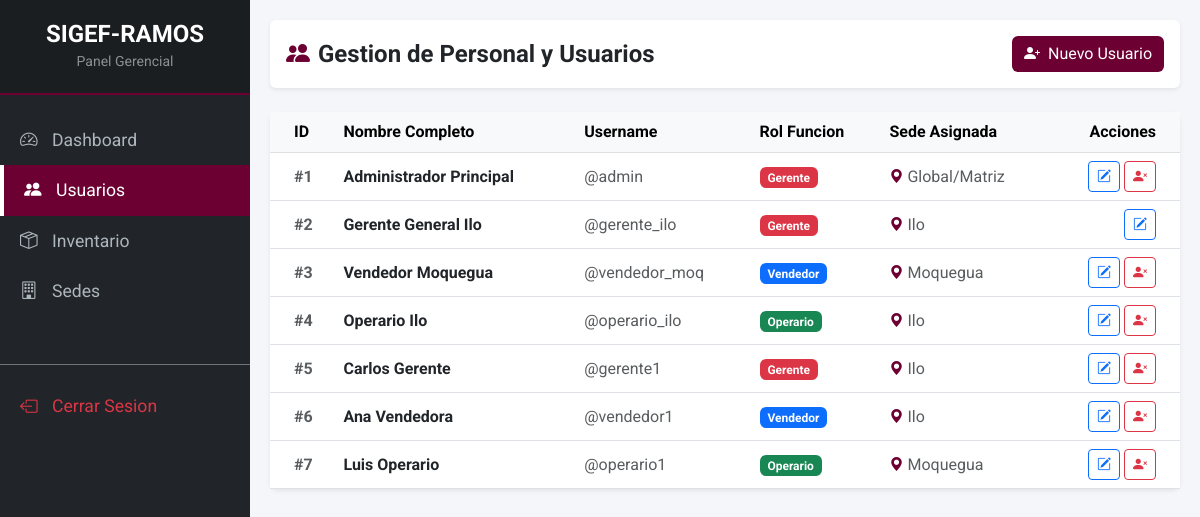
Page /index.php?controller=usuario (signed in) on the committed database.
### tables this page shows
CREATE TABLE `usuarios` (
  `id` int(11) NOT NULL,
  `nombre` varchar(100) NOT NULL,
  `username` varchar(50) NOT NULL,
  `password` varchar(255) NOT NULL,
  `rol` enum('Gerente','Vendedor','Operario') NOT NULL,
  `sede_id` int(11) DEFAULT NULL,
  `created_at` timestamp NOT NULL DEFAULT current_timestamp()
);

CREATE TABLE `sedes` (
  `id` int(11) NOT NULL,
  `nombre` varchar(100) NOT NULL,
  `direccion` varchar(255) DEFAULT NULL,
  `telefono` varchar(20) DEFAULT NULL,
  `created_at` timestamp NOT NULL DEFAULT current_timestamp()
);

### controllers/UsuarioController.php (called while the page is built, shortened)
<?php
require_once __DIR__ . '/../models/Usuario.php';
class UsuarioController
{
    private $model;
    public function __construct()
    {
        $this->model = new Usuario();
    }
    public function index()
    {
        $usuarios = $this->model->getAll();
        require_once __DIR__ . '/../views/gerente/usuarios.php';
    }
}
?>

### models/Usuario.php (called while the page is built, shortened)
<?php
require_once __DIR__ . '/../config/conexion.php';
class Usuario
{
    private $conn;
    public function __construct()
    {
        $database = new Conexion();
        $this->conn = $database->getConexion();
    }
    public function getAll($sede_id = null)
    {
        $query = "SELECT u.id, u.nombre, u.username, u.rol, u.sede_id, s.nombre as sede_nombre
                  FROM usuarios u
                  LEFT JOIN sedes s ON u.sede_id = s.id ";
        $query .= " ORDER BY u.id ASC";
        $stmt = $this->conn->prepare($query);
        $stmt->execute();
        return $stmt->fetchAll(PDO::FETCH_ASSOC);
    }
}
?>

### config/conexion.php (called while the page is built, shortened)
<?php
class Conexion
{
    private $host = "localhost";
    private $db_name = "sigef_ramos";
    private $username = "root";
    private $password = "";
    public function getConexion()
    {
        $this->conn = null;
        try {
            $this->conn = new PDO("mysql:host=" . $this->host . ";dbname=" . $this->db_name . ";charset=utf8mb4", $this->username, $this->password);
            $this->conn->setAttribute(PDO::ATTR_ERRMODE, PDO::ERRMODE_EXCEPTION);
            $this->conn->exec("SET NAMES utf8mb4");
        }
        catch (PDOException $exception) {
            echo "Error de conexion: " . $exception->getMessage();
        }
        return $this->conn;
    }
}
?>

### views/gerente/usuarios.php (the view, shortened to what this page needs)
<!DOCTYPE html>
<html lang="es">
<head>
    <link href="https://cdn.jsdelivr.net/npm/bootstrap@5.3.0/dist/css/bootstrap.min.css" rel="stylesheet">
    <link href="https://cdn.jsdelivr.net/npm/bootstrap-icons@1.10.5/font/bootstrap-icons.css" rel="stylesheet">
</head>
<body>
    <div class="wrapper">
        <nav id="sidebar">
            <div class="sidebar-header text-center">
                <h4 class="mb-0 fw-bold">SIGEF-RAMOS</h4>
                <small class="text-white-50">Panel Gerencial</small>
            </div>
            <ul class="list-unstyled components">
                <li><a href="index.php?controller=dashboard"><i class="bi bi-speedometer2"></i> Dashboard</a></li>
                <li class="active"><a href="index.php?controller=usuario"><i class="bi bi-people-fill"></i> Usuarios</a></li>
                <li><a href="index.php?controller=inventario"><i class="bi bi-box-seam"></i> Inventario</a></li>
                <li><a href="index.php?controller=sede"><i class="bi bi-building"></i> Sedes</a></li>
                <li class="mt-5 border-top border-secondary pt-3">
                    <a href="index.php?controller=auth&action=logout" class="text-danger"><i class="bi bi-box-arrow-left"></i> Cerrar Sesion</a>
                </li>
            </ul>
        </nav>
        <div id="content">
            <div class="d-flex justify-content-between align-items-center mb-4 bg-white p-3 shadow-sm rounded">
                <h4 class="mb-0 text-dark fw-bold"><i class="bi bi-people-fill text-guinda me-2"></i>Gestion de Personal y Usuarios</h4>
                <button class="btn btn-guinda" data-bs-toggle="modal" data-bs-target="#usuarioModal" onclick="nuevoUsuario()"><i class="bi bi-person-plus-fill me-1"></i> Nuevo Usuario</button>
            </div>
            <div class="card border-0 shadow-sm rounded-3">
                <div class="card-body p-0">
                    <div class="table-responsive">
                        <table class="table table-hover align-middle mb-0">
                            <thead class="table-light">
                                <tr>
                                    <th class="ps-4">ID</th>
                                    <th>Nombre Completo</th>
                                    <th>Username</th>
                                    <th>Rol Funcion</th>
                                    <th>Sede Asignada</th>
                                    <th class="text-end pe-4">Acciones</th>
                                </tr>
                            </thead>
                            <tbody>
                                <?php if (!empty($usuarios)): ?>
                                    <?php foreach ($usuarios as $u): ?>
                                    <tr>
                                        <td class="ps-4 fw-bold text-muted">#<?php echo $u['id']; ?></td>
                                        <td class="fw-bold text-dark"><?php echo htmlspecialchars($u['nombre']); ?></td>
                                        <td class="text-muted">@<?php echo htmlspecialchars($u['username']); ?></td>
                                        <td><span class="badge badge-rol-<?php echo $u['rol']; ?>"><?php echo $u['rol']; ?></span></td>
                                        <td class="text-muted"><i class="bi bi-geo-alt-fill me-1 small text-guinda"></i><?php echo htmlspecialchars($u['sede_nombre'] ?? 'Global/Matriz'); ?></td>
                                        <td class="text-end pe-4">
                                            <button class="btn btn-sm btn-outline-primary"
                                                onclick="editarUsuario(<?php echo $u['id']; ?>, '<?php echo addslashes($u['nombre']); ?>', '<?php echo addslashes($u['username']); ?>', '<?php echo addslashes($u['rol']); ?>', '<?php echo $u['sede_id'] ?? ''; ?>')"
                                                data-bs-toggle="modal" data-bs-target="#usuarioModal">
                                                <i class="bi bi-pencil-square"></i>
                                            </button>
                                            <?php if ($_SESSION['id'] != $u['id']): ?>
                                            <button class="btn btn-sm btn-outline-danger" title="Eliminar"
                                                onclick="confirmarEliminacion(<?php echo $u['id']; ?>, '<?php echo addslashes($u['nombre']); ?>')"
                                                data-bs-toggle="modal" data-bs-target="#deleteModal">
                                                <i class="bi bi-person-x-fill"></i>
                                            </button>
                                            <?php
        endif; ?>
                                        </td>
                                    </tr>
                                    <?php
    endforeach; ?>
                                <?php
else: ?>
                                    <tr><td colspan="6" class="text-center py-4 text-muted">No existen usuarios registrados.</td></tr>
                                <?php
endif; ?>
                            </tbody>
                        </table>
                    </div>
                </div>
            </div>
        </div>
    </div>
</body>
</html>

### views/gerente/usuarios.php (style rules this page uses)
body { background-color: #f4f6f9; font-family: 'Roboto', sans-serif; overflow-x: hidden; }
.wrapper { display: flex; width: 100%; align-items: stretch; }
#sidebar { min-width: 250px; max-width: 250px; min-height: 100vh; background-color: #212529; color: #fff; }
#sidebar .sidebar-header { padding: 20px; background: #1a1e21; border-bottom: 2px solid #6D0032; }
#sidebar ul.components { padding: 20px 0; }
#sidebar ul li a { padding: 12px 20px; font-size: 1.1em; display: block; color: #adb5bd; text-decoration: none; transition: 0.2s; }
#sidebar ul li a:hover, #sidebar ul li.active > a { color: #fff; background: #6D0032; border-left: 4px solid #fff; }
#sidebar ul li a i { margin-right: 10px; }
#content { width: 100%; padding: 20px; }
.text-guinda { color: #6D0032 !important; }
.btn-guinda { background-color: #6D0032; color: white; border: none; }
.badge-rol-Gerente { background-color: #dc3545; }
.badge-rol-Vendedor { background-color: #0d6efd; }
.badge-rol-Operario { background-color: #198754; }

### rows in the picture
usuarios: id "1", nombre "Administrador Principal", username "admin", rol "Gerente", sede_nombre "Global/Matriz"
usuarios: id "2", nombre "Gerente General Ilo", username "gerente_ilo", rol "Gerente", sede.nombre "Ilo"
usuarios: id "3", nombre "Vendedor Moquegua", username "vendedor_moq", rol "Vendedor", sede.nombre "Moquegua"
usuarios: id "4", nombre "Operario Ilo", username "operario_ilo", rol "Operario", sede.nombre "Ilo"
usuarios: id "5", nombre "Carlos Gerente", username "gerente1", rol "Gerente", sede.nombre "Ilo"
usuarios: id "6", nombre "Ana Vendedora", username "vendedor1", rol "Vendedor", sede.nombre "Ilo"
usuarios: id "7", nombre "Luis Operario", username "operario1", rol "Operario", sede.nombre "Moquegua"
